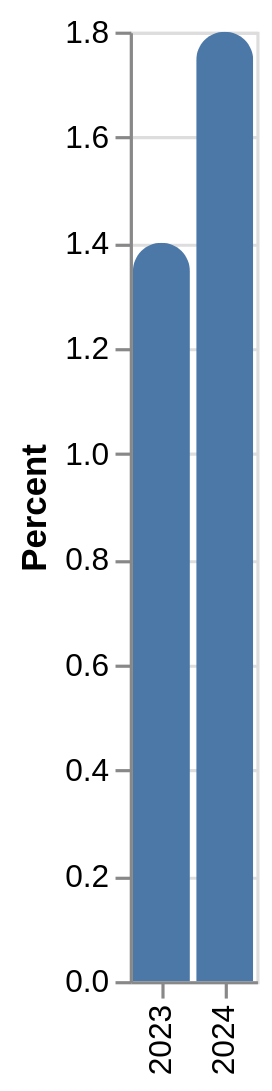

The Vega-Lite source for this figure:
### Vega-Lite specification from a JSON file in a GitHub repository (floating-point values rounded to 4 significant figures)
{"$schema": "https://vega.github.io/schema/vega-lite/v5.json", "description": "Show the recent increase in US AI-related job postings as a concrete labor-market signal behind the second-renaissance argument.", "data": {"values": [{"label": "2023", "value": 1.4}, {"label": "2024", "value": 1.8}]}, "mark": {"type": "bar", "cornerRadiusEnd": 12}, "encoding": {"x": {"field": "label", "type": "nominal", "axis": {"title": null}}, "y": {"field": "value", "type": "quantitative", "axis": {"title": "Percent"}}}}
